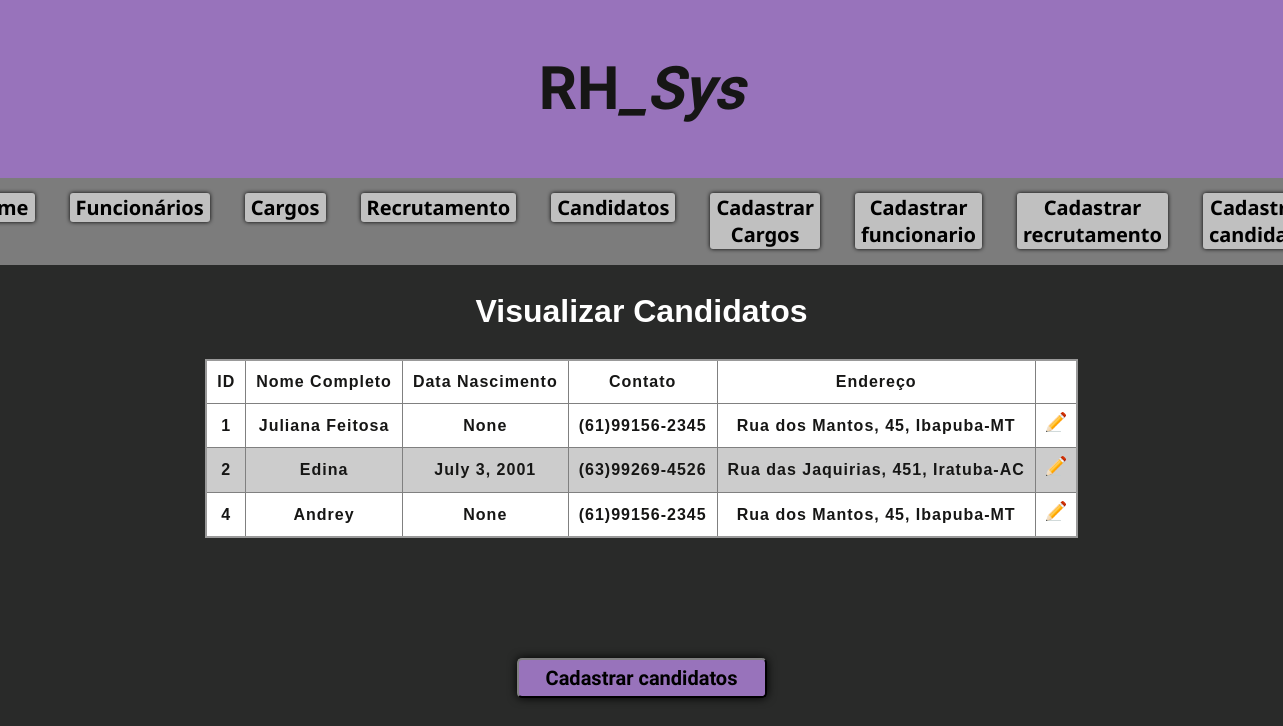
Page /candidatos/ on the committed database.
### rh/models.py (models this page shows)
class Candidato(models.Model):
    nome_completo = models.CharField(max_length=100)
    data_nascimento = models.DateField()
    contato = models.CharField(max_length=100)
    endereco_rua = models.CharField(max_length=100)
    endereco_numero = models.CharField(max_length=5)
    endereco_cidade = models.CharField(max_length=50)
    endereco_estado = models.CharField(max_length=3)
    endereco_cep = models.CharField(max_length=10)
    def __str__(self):
        return f'nome_completo: {self.nome_completo} | contato: {self.contato}'

### rh/views.py (the view)
# urls.py: path('candidatos/', view_rh.candidatos,name='candidatos'),
def candidatos(request):
    candidatos = Candidato.objects.all()
    print(candidatos)
    context = {
        'title' : 'Visualizar Candidatos',
        'candidatos' : candidatos
    }
    return render(request, 'pages/listar/candidato.html', context)

### rh/templates/pages/listar/candidato.html
{% load static %}
{% load l10n %}
{% include "partials/menu.html" %}
<h1 style="color: #fff; font-weight:bold">
    <center>{{ title }}</center>
</h1>
<table style="padding:5px" class="listagem_tabela">
    <thead>
        <tr>
            <th scope="col">ID</th>
            <th scope="col">Nome Completo</th>
            <th scope="col">Data Nascimento</th>
            <th scope="col">Contato</th>
            <th scope="col">Endereço</th>
            <th scope="col" ></th>
        </tr>
    </thead>
    <tbody>
        {% for candidato in candidatos %}
            <tr>
                <th> {{ candidato.id }} </th>
                <th> {{ candidato.nome_completo}} </th>
                <th> {{ candidato.data_nascimento }} </th>
                <th> {{ candidato.contato }} </th>
                <th> {{ candidato.endereco_rua}}, {{candidato.endereco_numero}}, {{candidato.endereco_cidade}}-{{candidato.endereco_estado}} </th>
                <th>
                    <center>
                        <a href="{% url "editcandidato" candidato.id%}"><img src="{% static "img/editar.png" %}" width="20px" scrset=""></a>
                    </center>
                </th>
            </tr>
        {% endfor %}
    </tbody>
</table>
<div class="button_novo_candidato">
    <a href="{% url "cadcandidato" %}"><button class="novo_candidato">Cadastrar candidatos</button></a>
</div>
{% include "partials/final.html" %}

### rh/static/css/style.css (style rules this page uses)
body { margin: 0; font-family: 'Arial', sans-serif; color: #161615; background-color: #292a29; line-height: 1.6; }
.listagem_tabela { border-collapse: collapse; border: 2px solid rgb(153, 153, 153); font-family: sans-serif; font-size: 1rem; letter-spacing: 1px; justify-items: center; margin: auto; }
thead { background-color: rgb(180, 161, 197); }
th, td { border: 1px solid rgb(128, 128, 128); padding: 8px 10px; }
tr:nth-child(even) { background: #ccc }
tr:nth-child(odd) { background: #fff }
.button_novo_candidato { left: 0; right: 0; padding: 120px; display: flex; justify-content:center; }
.novo_candidato { border-color: #2c2c2c; background-color: rgb(152, 115, 187); border-radius: 5px; box-shadow: 0px 0px 10px; font-family: "Kanit", sans-serif; font-weight: 700; font-style: normal; font-size: 20px; height: 40px; width: 250px; }

### rows in the picture
Candidato: id "1", nome_completo "Juliana Feitosa", data_nascimento "None", contato "(61)99156-2345", endereco_rua "Rua dos Mantos", endereco_numero "45", endereco_cidade "Ibapuba", endereco_estado "MT"
Candidato: id "2", nome_completo "Edina", data_nascimento "July 3, 2001", contato "(63)99269-4526", endereco_rua "Rua das Jaquirias", endereco_numero "451", endereco_cidade "Iratuba", endereco_estado "AC"
Candidato: id "4", nome_completo "Andrey", data_nascimento "None", contato "(61)99156-2345", endereco_rua "Rua dos Mantos", endereco_numero "45", endereco_cidade "Ibapuba", endereco_estado "MT"

### other values in the picture
{{ title }} "Visualizar Candidatos"
